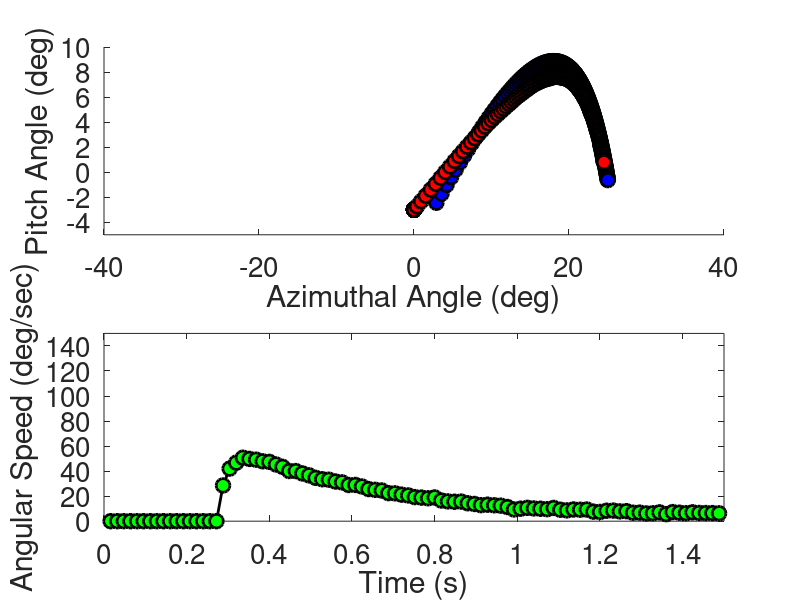
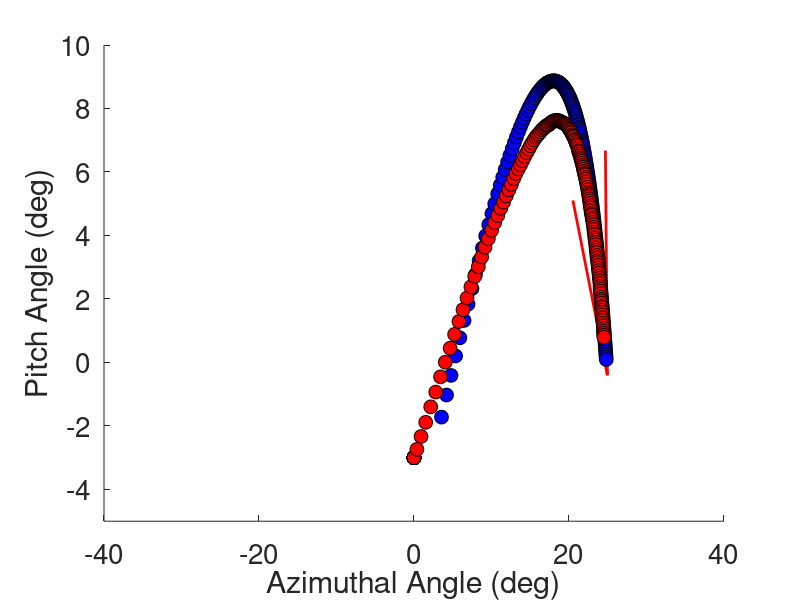

These figures' MATLAB source, in order:
clear, clc

load('targetTrajec.mat');

FR = 0.016; %frame rate, of target
si = randi(10);

azT = squeeze(targTrajec(si, 1, :)); azT = azT(~isnan(azT));
elT = squeeze(targTrajec(si, 2, :)); elT = elT(~isnan(elT));

trltime = length(azT);

azW = nan(1,trltime); azW_pred = nan(1,trltime);
elW = nan(1,trltime); elW_pred = nan(1,trltime);
spd = nan(1,trltime);

%% parameters to calibrate
RT = round(randi([200,400])/1000/FR); % reaction time divide by FR to get indexes delay
spdfactor = .05; % slow down the speed, add momentum
noiselevel = 0.01; % sensorimotor noise
targPred = 10; % time points of visual prediction
wandPred = 1.2; % forecsat the wand further than it actually would move to simulate prediction


%% online plotting
figure(2), clf, hold on
hq = quiver(0,0,1,1); set(hq, 'Color', [1 0 0], 'LineWidth', 2, 'autoScaleFactor', 1, 'MaxHeadSize',3)
xlabel('Azimuthal Angle (deg)', 'FontSize', 20)
ylabel('Pitch Angle (deg)', 'FontSize', 20)
axis([-40 40 -5 10])
set(gca,'FontSize', 20)
drawnow

%% iterations through trial
azW(1) = 0; elW(1) = -3;
azW_pred(1) = azW(1); elW_pred(1) = elW(1);
rho_pre = 0;

%%
%% How do i incorporate motor prediction?
%%

for t = 2:trltime-targPred
    
    if t < RT
        dx = 0; dy = 0;
        rho = 0;
    else
        
        dxc = azT(t+targPred) - azW(t-1);
        dyc = elT(t+targPred) - elW(t-1);
        
        % direction of intended movement
        [theta, rho_p] = cart2pol(dxc, dyc);
        rho = (spdfactor*rho_p + rho_pre)/2;
        [dxp, dyp] = pol2cart(theta, rho);
        
        % update wand position
        dx = dxp + normrnd(0,noiselevel);
        dy = dyp + normrnd(0,noiselevel);
        
    end % RT
    
    azW(t) = azW(t-1) + dx;
    elW(t) = elW(t-1) + dy;
    spd(t) = sqrt((dx/FR).^2 + (dy/FR).^2);
    
    plot(azT(t), elT(t), 'o','MarkerSize', 10, 'MarkerFaceColor', 'b', 'MarkerEdgeColor', 'k')
    plot(azW(t), elW(t), 'o','MarkerSize', 10, 'MarkerFaceColor', 'r', 'MarkerEdgeColor', 'k')
    set(hq, 'XData', azW(t-1), 'YData', elW(t-1), 'UData', dx*20, 'VData', dy*20)
    drawnow
    
    rho_pre = rho;
end % trial (t)

%%
figure(1), clf,
subplot(2,1,1), hold on
plot(azT, elT, 'ok','MarkerSize', 10, 'MarkerFaceColor', 'b', 'MarkerEdgeColor', 'k', 'LineWidth',2)
plot(azW, elW, 'ok','MarkerSize', 10, 'MarkerFaceColor', 'r', 'MarkerEdgeColor', 'k', 'LineWidth',2)
xlabel('Azimuthal Angle (deg)', 'FontSize', 20)
ylabel('Pitch Angle (deg)', 'FontSize', 20)
axis([-40 40 -5 10])
set(gca,'FontSize', 20)

subplot(2,1,2)
plot((0:trltime-1).*FR, spd, 'o-k', 'LineWidth', 2, 'MarkerSize', 10, 'MarkerFaceColor', 'g' )
xlim([0 1.5])
ylim([0 150])
ylabel('Angular Speed (deg/sec)')
xlabel('Time (s)')
set(gca, 'FontSize', 20)
